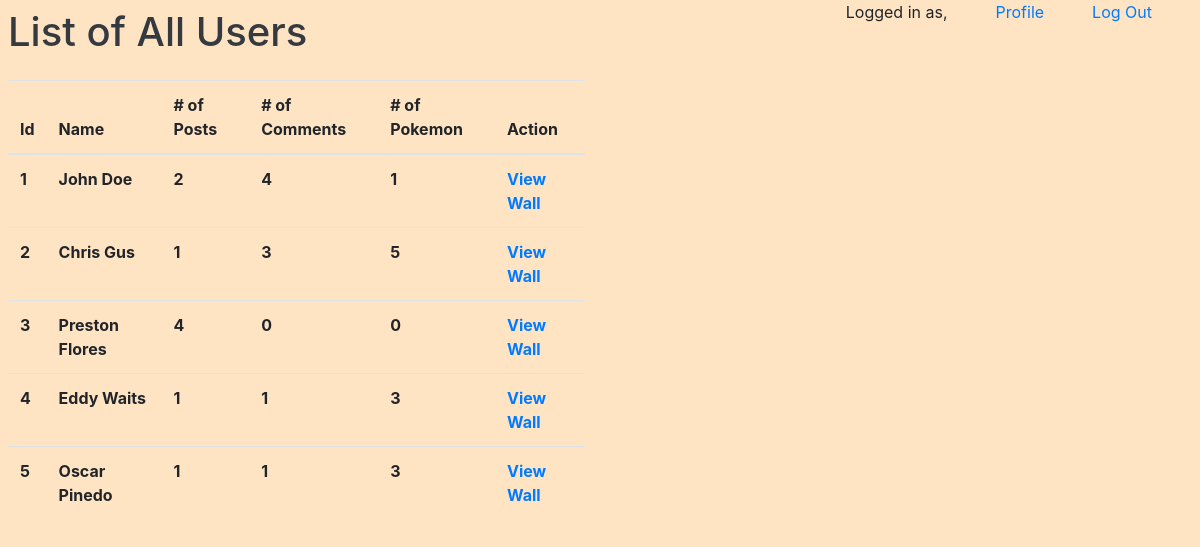
Screenshot of /users with the database file from the repository.
### random_collection_app/models.py (models this page shows)
class User(models.Model):
    first_name = models.CharField(max_length=45)
    last_name = models.CharField(max_length=45)
    email = models.EmailField(unique=True)
    password = models.CharField(max_length=255)
    created_at = models.DateTimeField(auto_now_add=True)
    updated_at = models.DateTimeField(auto_now=True)
    objects = UserManager()

### random_collection_app/views.py (the view)
# urls.py: path('users', views.users),
def users(request):
    context = {
        'users': User.objects.all()
    }
    return render(request, 'users.html', context)

### random_collection_app/templates/users.html (shortened to what this page needs)
<!DOCTYPE html>
<html lang="en">
<head>
    <link rel="stylesheet" href="https://stackpath.bootstrapcdn.com/bootstrap/4.5.2/css/bootstrap.min.css">
    {% load static %}
    <link rel="stylesheet" href="{% static 'style.css'%}">
</head>
    <body>
        <div class="container-flush m-2">
            <div class="row justify-content-between">
                <div class="col-6 mr-5">
                    <div class="fixed-top">
                        <a href="/logout" class="float-right mr-5">Log Out</a>
                        <a href="/success" class="float-right mr-5">Profile</a>
                        <p class="float-right mr-5">Logged in as, {{request.session.logged_user_name}}</p>
                    </div>
                    <h1 class="text-dark mb-4">
                        List of All Users
                    </h1>
                    <table class="table">
                        <thead>
                            <tr>
                                <th scope="col">Id</th>
                                <th scope="col">Name</th>
                                <th scope="col"># of Posts</th>
                                <th scope="col"># of Comments</th>
                                <th scope="col"># of Pokemon</th>
                                <th scope="col">Action</th>
                            </tr>
                        </thead>
                        <tbody>
                            {% for user in users %}
                            <tr>
                                <th>{{ user.id }}</th>
                                <th>{{ user.first_name }} {{ user.last_name }}</th>
                                <th>{{ user.user_posts.count }}</th>
                                <th>{{ user.user_comments.count }}</th>
                                <th>{{ user.user_pokemons.count }}</th>
                                <th><a href="/user/{{ user.id }}">View Wall</a></th>
                            </tr>
                            {% endfor %}
                        </tbody>
                    </table>
                </div>
            </div>
        </div>
    </body>
</html>

### random_collection_app/static/style.css (style rules this page uses)
body { background-color: bisque; }

### rows the page displays
User: id "1", first_name "John", last_name "Doe", user_posts.count "2", user_comments.count "4", user_pokemons.count "1"
User: id "2", first_name "Chris", last_name "Gus", user_posts.count "1", user_comments.count "3", user_pokemons.count "5"
User: id "3", first_name "Preston", last_name "Flores", user_posts.count "4", user_comments.count "0", user_pokemons.count "0"
User: id "4", first_name "Eddy", last_name "Waits", user_posts.count "1", user_comments.count "1", user_pokemons.count "3"
User: id "5", first_name "Oscar", last_name "Pinedo", user_posts.count "1", user_comments.count "1", user_pokemons.count "3"
